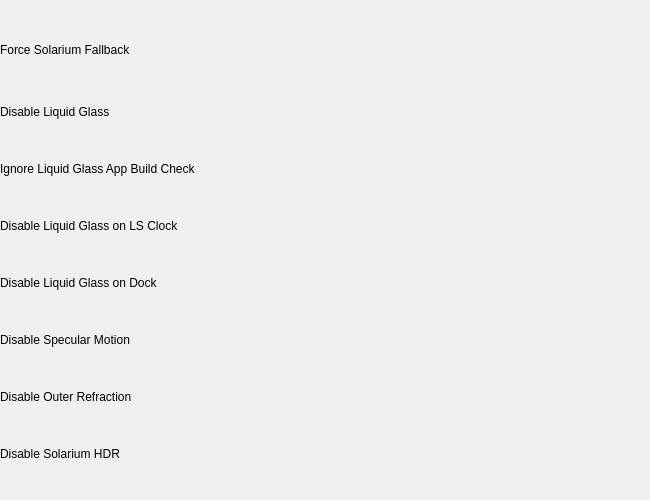
                <widget class="QWidget" name="scrollAreaWidgetContents_3">
                 <property name="geometry">
                  <rect>
                   <x>0</x>
                   <y>0</y>
                   <width>650</width>
                   <height>500</height>
                  </rect>
                 </property>
                 <property name="sizePolicy">
                  <sizepolicy hsizetype="Preferred" vsizetype="Expanding">
                   <horstretch>0</horstretch>
                   <verstretch>0</verstretch>
                  </sizepolicy>
                 </property>
                 <property name="minimumSize">
                  <size>
                   <width>650</width>
                   <height>300</height>
                  </size>
                 </property>
                 <property name="maximumSize">
                  <size>
                   <width>650</width>
                   <height>2000</height>
                  </size>
                 </property>
                 <layout class="QVBoxLayout" name="verticalLayout_9">
                  <property name="leftMargin">
                   <number>0</number>
                  </property>
                  <property name="topMargin">
                   <number>0</number>
                  </property>
                  <property name="rightMargin">
                   <number>0</number>
                  </property>
                  <property name="bottomMargin">
                   <number>0</number>
                  </property>
                  <item>
                   <widget class="QWidget" name="liquidGlassPageContent" native="true">
                    <property name="enabled">
                     <bool>true</bool>
                    </property>
                    <layout class="QVBoxLayout" name="verticalLayout_13">
                     <property name="leftMargin">
                      <number>0</number>
                     </property>
                     <property name="topMargin">
                      <number>0</number>
                     </property>
                     <property name="rightMargin">
                      <number>0</number>
                     </property>
                     <property name="bottomMargin">
                      <number>0</number>
                     </property>
                     <item>
                      <widget class="QWidget" name="forceSolariumFallbackContent" native="true">
                       <property name="sizePolicy">
                        <sizepolicy hsizetype="Preferred" vsizetype="Fixed">
                         <horstretch>0</horstretch>
                         <verstretch>0</verstretch>
                        </sizepolicy>
                       </property>
                       <property name="minimumSize">
                        <size>
                         <width>0</width>
                         <height>25</height>
                        </size>
                       </property>
                       <layout class="QVBoxLayout" name="verticalLayout_18">
                        <property name="leftMargin">
                         <number>0</number>
                        </property>
                        <property name="topMargin">
                         <number>0</number>
                        </property>
                        <property name="rightMargin">
                         <number>0</number>
                        </property>
                        <property name="bottomMargin">
                         <number>0</number>
                        </property>
                        <item>
                         <widget class="QLabel" name="label_3">
                          <property name="text">
                           <string>Force Solarium Fallback</string>
                          </property>
                         </widget>
                        </item>
                        <item>
                         <layout class="QHBoxLayout" name="forceSolariumFallbackBtns"/>
                        </item>
                       </layout>
                      </widget>
                     </item>
                     <item>
                      <widget class="QWidget" name="disableSolariumContent" native="true">
                       <property name="sizePolicy">
                        <sizepolicy hsizetype="Preferred" vsizetype="Fixed">
                         <horstretch>0</horstretch>
                         <verstretch>0</verstretch>
                        </sizepolicy>
                       </property>
                       <layout class="QVBoxLayout" name="verticalLayout_59">
                        <property name="leftMargin">
                         <number>0</number>
                        </property>
                        <property name="topMargin">
                         <number>0</number>
                        </property>
                        <property name="rightMargin">
                         <number>0</number>
                        </property>
                        <property name="bottomMargin">
                         <number>0</number>
                        </property>
                        <item>
                         <widget class="QLabel" name="label_53">
                          <property name="text">
                           <string>Disable Liquid Glass</string>
                          </property>
                         </widget>
                        </item>
                        <item>
                         <layout class="QHBoxLayout" name="disableSolariumBtns"/>
                        </item>
                       </layout>
                      </widget>
                     </item>
                     <item>
                      <widget class="QWidget" name="ignoreSolariumAppBuildContent" native="true">
                       <property name="sizePolicy">
                        <sizepolicy hsizetype="Preferred" vsizetype="Fixed">
                         <horstretch>0</horstretch>
                         <verstretch>0</verstretch>
                        </sizepolicy>
                       </property>
                       <property name="toolTip">
                        <string>Enables liquid glass on apps regardless of whether or not it has been updated to include it</string>
                       </property>
                       <layout class="QVBoxLayout" name="verticalLayout_20">
                        <property name="leftMargin">
                         <number>0</number>
                        </property>
                        <property name="topMargin">
                         <number>0</number>
                        </property>
                        <property name="rightMargin">
                         <number>0</number>
                        </property>
                        <property name="bottomMargin">
                         <number>0</number>
                        </property>
                        <item>
                         <widget class="QLabel" name="label_11">
                          <property name="text">
                           <string>Ignore Liquid Glass App Build Check</string>
                          </property>
                         </widget>
                        </item>
                        <item>
                         <layout class="QHBoxLayout" name="ignoreSolariumAppBuildBtns"/>
                        </item>
                       </layout>
                      </widget>
                     </item>
                     <item>
                      <widget class="QWidget" name="noLiquidClockContent" native="true">
                       <property name="sizePolicy">
                        <sizepolicy hsizetype="Preferred" vsizetype="Fixed">
                         <horstretch>0</horstretch>
                         <verstretch>0</verstretch>
                        </sizepolicy>
                       </property>
                       <property name="maximumSize">
                        <size>
                         <width>16777215</width>
                         <height>16777215</height>
                        </size>
                       </property>
                       <layout class="QVBoxLayout" name="verticalLayout_60">
                        <property name="leftMargin">
                         <number>0</number>
                        </property>
                        <property name="topMargin">
                         <number>0</number>
                        </property>
                        <property name="rightMargin">
                         <number>0</number>
                        </property>
                        <property name="bottomMargin">
                         <number>0</number>
                        </property>
                        <item>
                         <widget class="QLabel" name="label_47">
                          <property name="text">
                           <string>Disable Liquid Glass on LS Clock</string>
                          </property>
                         </widget>
                        </item>
                        <item>
                         <layout class="QHBoxLayout" name="noLiquidClockBtns"/>
                        </item>
                       </layout>
                      </widget>
                     </item>
                     <item>
                      <widget class="QWidget" name="noLiquidDockContent" native="true">
                       <property name="sizePolicy">
                        <sizepolicy hsizetype="Preferred" vsizetype="Fixed">
                         <horstretch>0</horstretch>
                         <verstretch>0</verstretch>
                        </sizepolicy>
                       </property>
                       <layout class="QVBoxLayout" name="verticalLayout_61">
                        <property name="leftMargin">
                         <number>0</number>
                        </property>
                        <property name="topMargin">
                         <number>0</number>
                        </property>
                        <property name="rightMargin">
                         <number>0</number>
                        </property>
                        <property name="bottomMargin">
                         <number>0</number>
                        </property>
                        <item>
                         <widget class="QLabel" name="label_48">
                          <property name="text">
                           <string>Disable Liquid Glass on Dock</string>
                          </property>
                         </widget>
                        </item>
                        <item>
                         <layout class="QHBoxLayout" name="noLiquidDockBtns"/>
                        </item>
                       </layout>
                      </widget>
                     </item>
                     <item>
                      <widget class="QWidget" name="disableSpecularContent" native="true">
                       <property name="sizePolicy">
                        <sizepolicy hsizetype="Preferred" vsizetype="Fixed">
                         <horstretch>0</horstretch>
                         <verstretch>0</verstretch>
                        </sizepolicy>
                       </property>
                       <layout class="QVBoxLayout" name="verticalLayout_63">
                        <property name="leftMargin">
                         <number>0</number>
                        </property>
                        <property name="topMargin">
                         <number>0</number>
                        </property>
                        <property name="rightMargin">
                         <number>0</number>
                        </property>
                        <property name="bottomMargin">
                         <number>0</number>
                        </property>
                        <item>
                         <widget class="QLabel" name="label_54">
                          <property name="text">
                           <string>Disable Specular Motion</string>
                          </property>
                         </widget>
                        </item>
                        <item>
                         <layout class="QHBoxLayout" name="disableSpecularBtns"/>
                        </item>
                       </layout>
                      </widget>
                     </item>
                     <item>
                      <widget class="QWidget" name="disableOuterRefractionContent" native="true">
                       <property name="sizePolicy">
                        <sizepolicy hsizetype="Preferred" vsizetype="Fixed">
                         <horstretch>0</horstretch>
                         <verstretch>0</verstretch>
                        </sizepolicy>
                       </property>
                       <layout class="QVBoxLayout" name="verticalLayout_64">
                        <property name="leftMargin">
                         <number>0</number>
                        </property>
                        <property name="topMargin">
                         <number>0</number>
                        </property>
                        <property name="rightMargin">
                         <number>0</number>
                        </property>
                        <property name="bottomMargin">
                         <number>0</number>
                        </property>
                        <item>
                         <widget class="QLabel" name="label_55">
                          <property name="text">
                           <string>Disable Outer Refraction</string>
                          </property>
                         </widget>
                        </item>
                        <item>
                         <layout class="QHBoxLayout" name="disableOuterRefractionBtns"/>
                        </item>
                       </layout>
                      </widget>
                     </item>
                     <item>
                      <widget class="QWidget" name="disableSolariumHDRContent" native="true">
                       <property name="sizePolicy">
                        <sizepolicy hsizetype="Preferred" vsizetype="Fixed">
                         <horstretch>0</horstretch>
                         <verstretch>0</verstretch>
                        </sizepolicy>
                       </property>
                       <layout class="QVBoxLayout" name="verticalLayout_65">
                        <property name="leftMargin">
                         <number>0</number>
                        </property>
                        <property name="topMargin">
                         <number>0</number>
                        </property>
                        <property name="rightMargin">
                         <number>0</number>
                        </property>
                        <property name="bottomMargin">
                         <number>0</number>
                        </property>
                        <item>
                         <widget class="QLabel" name="label_56">
                          <property name="text">
                           <string>Disable Solarium HDR</string>
                          </property>
                         </widget>
                        </item>
                        <item>
                         <layout class="QHBoxLayout" name="disableSolariumHDRBtns"/>
                        </item>
                       </layout>
                      </widget>
                     </item>
                    </layout>
                   </widget>
                  </item>
                 </layout>
                </widget>
